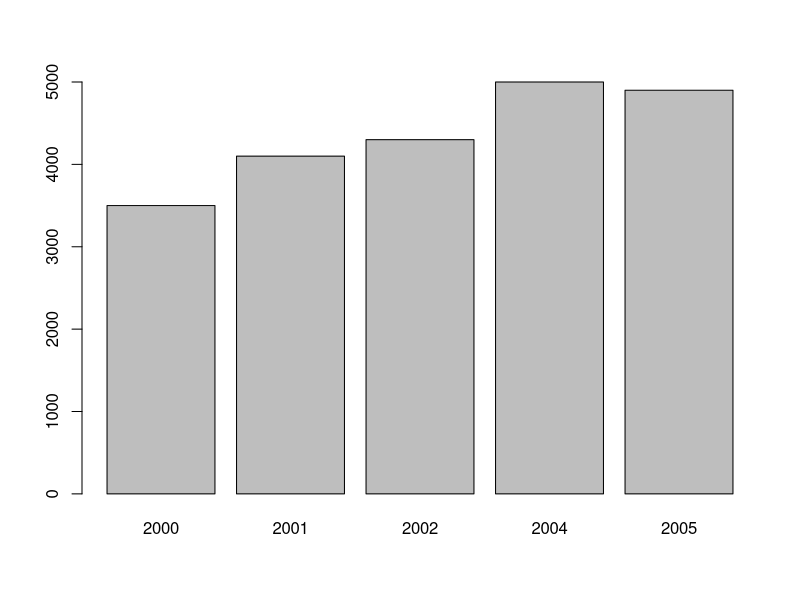
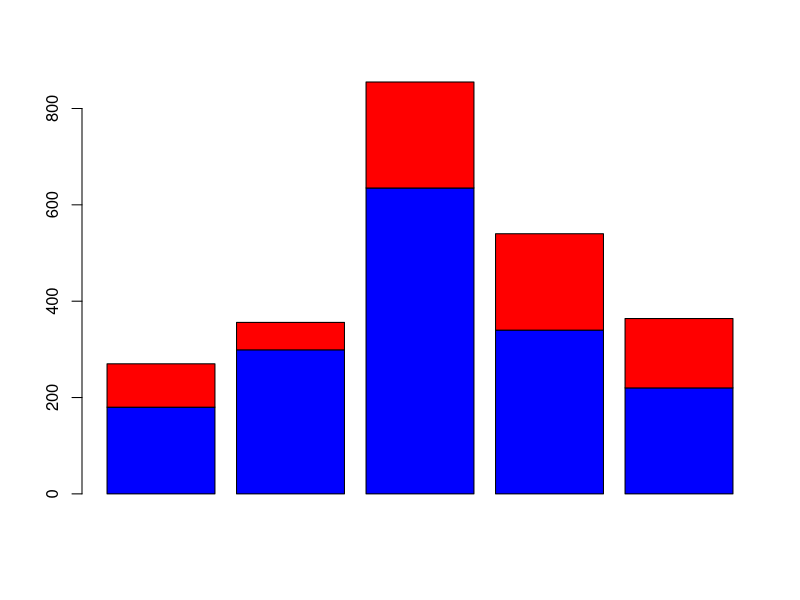
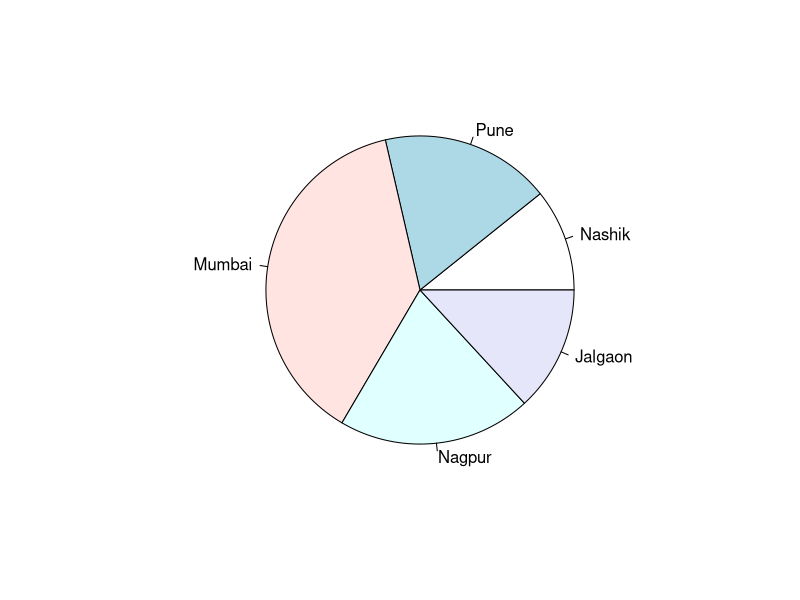

Recreate these plots in R, in order.
##SLIP - 18
##Q.1
year <- c(2000,2001,2002,2004,2005)
students <- c(3500,4100,4300,5000,4900)

barplot(students, names.arg=year)

##Q.2
city <- c("Nashik","Pune","Mumbai","Nagpur","Jalgaon")
fir <- c(180,299,635,340,220)
solved <- c(90,57,220,200,144)

barplot(rbind(fir,solved),col=c("blue","red"))

pie(fir, labels=city)

city[which.max(fir)]
city[which.max(solved)]
